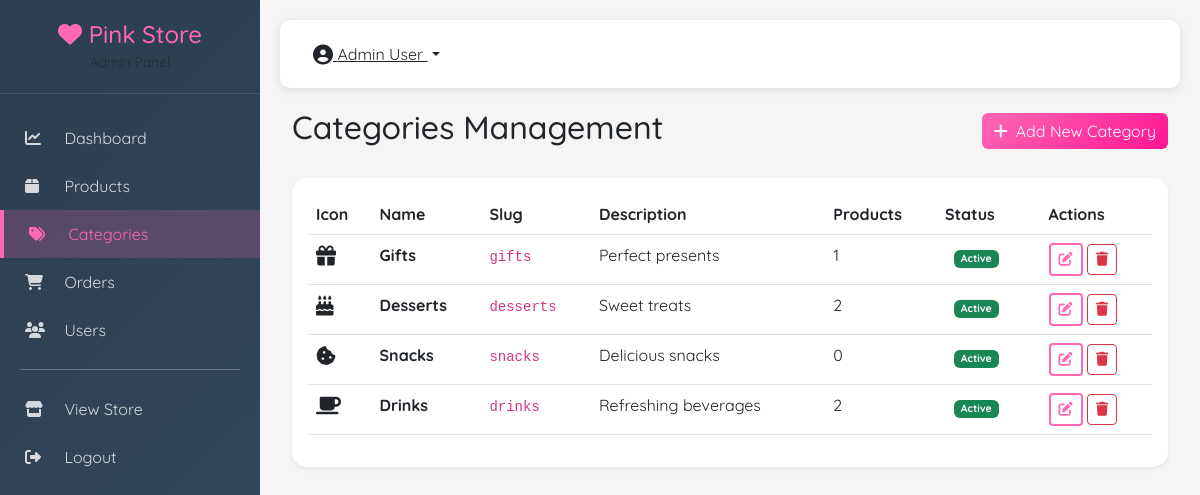
Page /admin/categories (signed in) on the committed database.
### models.py (models this page shows)
class User(UserMixin):
    pass

class Category:
    pass

### admin_routes.py (the view)
    @app.route('/admin/categories')
    @login_required
    def admin_categories():
        if not current_user.is_admin:
            return redirect(url_for('index'))
        categories = Category.query.order_by(Category.created_at.desc()).all()
        return render_template('admin/categories.html', categories=categories)

### templates/admin/categories.html (shortened to what this page needs)
{% extends 'admin/base_admin.html' %}
{% block admin_content %}
<div class="container-fluid">
    <div class="d-flex justify-content-between align-items-center mb-4">
        <h2>Categories Management</h2>
        <button class="btn btn-pink" data-bs-toggle="modal" data-bs-target="#addCategoryModal">
            <i class="fas fa-plus me-2"></i>Add New Category
        </button>
    </div>
    <div class="card border-0 shadow-sm">
        <div class="card-body">
            <div class="table-responsive">
                <table class="table table-hover">
                    <thead>
                        <tr>
                            <th>Icon</th>
                            <th>Name</th>
                            <th>Slug</th>
                            <th>Description</th>
                            <th>Products</th>
                            <th>Status</th>
                            <th>Actions</th>
                        </tr>
                    </thead>
                    <tbody>
                        {% for category in categories %}
                        <tr>
                            <td><i class="{{ category.icon }} fa-lg"></i></td>
                            <td><strong>{{ category.name }}</strong></td>
                            <td><code>{{ category.slug }}</code></td>
                            <td>{{ category.description[:50] if category.description else '-' }}</td>
                            <td>{{ category.products|length }}</td>
                            <td>
                                <button class="btn btn-sm toggle-status" data-id="{{ category.id }}" data-type="category">
                                    {% if category.is_active %}
                                    <span class="badge bg-success">Active</span>
                                    {% else %}
                                    <span class="badge bg-secondary">Inactive</span>
                                    {% endif %}
                                </button>
                            </td>
                            <td>
                                <button class="btn btn-sm btn-outline-pink edit-category"
                                        data-id="{{ category.id }}"
                                        data-name="{{ category.name }}"
                                        data-description="{{ category.description }}"
                                        data-icon="{{ category.icon }}">
                                    <i class="fas fa-edit"></i>
                                </button>
                                <button class="btn btn-sm btn-outline-danger delete-category"
                                        data-id="{{ category.id }}"
                                        data-name="{{ category.name }}">
                                    <i class="fas fa-trash"></i>
                                </button>
                            </td>
                        </tr>
                        {% endfor %}
                    </tbody>
                </table>
            </div>
        </div>
    </div>
</div>
{% endblock %}

### templates/admin/base_admin.html (shortened to what this page needs)
<!DOCTYPE html>
<html lang="en">
<head>
    <link href="https://cdn.jsdelivr.net/npm/bootstrap@5.3.0/dist/css/bootstrap.min.css" rel="stylesheet">
    <link rel="stylesheet" href="https://cdnjs.cloudflare.com/ajax/libs/font-awesome/6.4.0/css/all.min.css">
</head>
<body>
    <div class="admin-sidebar" id="sidebar">
        <div class="sidebar-header">
            <h4><i class="fas fa-heart"></i> Pink Store</h4>
            <small class="text-muted">Admin Panel</small>
        </div>
        <div class="sidebar-menu">
            <a href="{{ url_for('admin_dashboard') }}" class="menu-item {% if request.endpoint == 'admin_dashboard' %}active{% endif %}">
                <i class="fas fa-chart-line"></i> Dashboard
            </a>
            <a href="{{ url_for('admin_products') }}" class="menu-item {% if request.endpoint in ['admin_products', 'admin_product_create', 'admin_product_edit'] %}active{% endif %}">
                <i class="fas fa-box"></i> Products
            </a>
            <a href="{{ url_for('admin_categories') }}" class="menu-item {% if request.endpoint in ['admin_categories'] %}active{% endif %}">
                <i class="fas fa-tags"></i> Categories
            </a>
            <a href="{{ url_for('admin_orders') }}" class="menu-item {% if request.endpoint in ['admin_orders', 'admin_order_detail'] %}active{% endif %}">
                <i class="fas fa-shopping-cart"></i> Orders
            </a>
            <a href="{{ url_for('admin_users') }}" class="menu-item {% if request.endpoint == 'admin_users' %}active{% endif %}">
                <i class="fas fa-users"></i> Users
            </a>
            <hr style="margin: 15px 20px; background: rgba(255,255,255,0.1);">
            <a href="{{ url_for('index') }}" class="menu-item">
                <i class="fas fa-store"></i> View Store
            </a>
            <a href="{{ url_for('admin_logout') }}" class="menu-item">
                <i class="fas fa-sign-out-alt"></i> Logout
            </a>
        </div>
    </div>
    <div class="admin-content">
        <div class="admin-navbar d-flex justify-content-between align-items-center">
            <div class="d-flex align-items-center">
                <div class="dropdown">
                    <button class="btn btn-link text-dark dropdown-toggle" data-bs-toggle="dropdown">
                        <i class="fas fa-user-circle fa-lg"></i> {{ current_user.full_name }}
                    </button>
                </div>
            </div>
        </div>
        {% block admin_content %}{% endblock %}
    </div>
</body>
</html>

### templates/admin/base_admin.html (style rules this page uses)
:root { --primary-pink: #ff69b4; --dark-pink: #ff1493; --light-pink: #ffb6c1; --soft-pink: #fff0f5; }
* { margin: 0; padding: 0; box-sizing: border-box; }
body { font-family: 'Quicksand', sans-serif; background: #f5f5f5; }
.admin-sidebar { background: linear-gradient(135deg, #2c3e50, #34495e); min-height: 100vh; color: white; position: fixed; left: 0; top: 0; width: 260px; transition: all 0.3s ease; }
.sidebar-header { padding: 20px; text-align: center; border-bottom: 1px solid rgba(255,255,255,0.1); }
.sidebar-header h4 { margin: 0; color: var(--primary-pink); }
.sidebar-menu { padding: 20px 0; }
.sidebar-menu .menu-item { padding: 12px 25px; color: rgba(255,255,255,0.8); display: block; transition: all 0.3s ease; text-decoration: none; }
.sidebar-menu .menu-item:hover, .sidebar-menu .menu-item.active { background: rgba(255,105,180,0.2); color: var(--primary-pink); border-left: 4px solid var(--primary-pink); }
.sidebar-menu .menu-item i { width: 25px; margin-right: 10px; }
.admin-content { margin-left: 260px; padding: 20px; min-height: 100vh; }
.admin-navbar { background: white; box-shadow: 0 2px 10px rgba(0,0,0,0.1); padding: 15px 20px; margin-bottom: 20px; border-radius: 10px; }
.btn-pink { background: linear-gradient(135deg, var(--primary-pink), var(--dark-pink)); color: white; border: none; }
.btn-outline-pink { border: 2px solid var(--primary-pink); color: var(--primary-pink); }
.card { border: none; border-radius: 15px; }

### rows in the picture
User: full_name "Admin User"
Category: name "Gifts", slug "gifts", description "Perfect presents", products|length "1", is_active "Active"
Category: name "Desserts", slug "desserts", description "Sweet treats", products|length "2", is_active "Active"
Category: name "Snacks", slug "snacks", description "Delicious snacks", products|length "0", is_active "Active"
Category: name "Drinks", slug "drinks", description "Refreshing beverages", products|length "2", is_active "Active"
